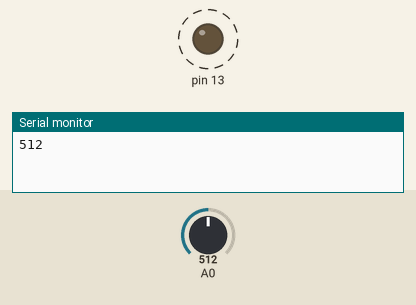
The sketch below on a simulated Arduino Uno, built with avr-gcc and run on an emulated ATmega328P. Parts: output pins drawn as LEDs (lit = HIGH), the last lines printed to the serial monitor. Dashed ring = blinking. Inputs (shaded band) come from the test bench; at power-on: A0 = 512.

Above: at 1.8 s.
1.9 s: A0 set to 306
At 2.2 s:
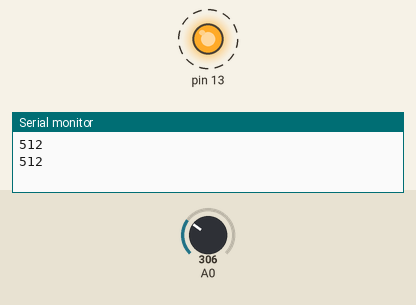
5.4 s: A0 set to 122
At 5.56 s:
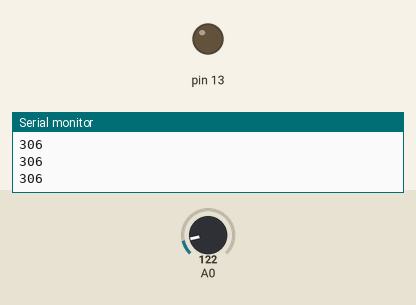
Timing chart, 0 to 14.9 s (numbered marks = the images above; inputs shaded):
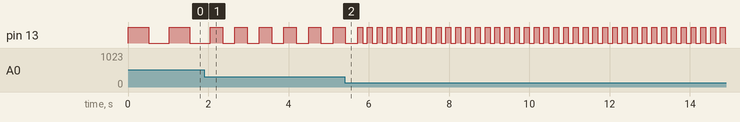

The sketch:

Lab_1B.ino
```cpp
int Rotator;
void setup() {
  // put your setup code here, to run once:

  Serial.begin(9600);
  pinMode(13 , OUTPUT);


}

void loop() {
  // put your main code here, to run repeatedly:
Rotator=analogRead(A0);
digitalWrite(13, HIGH);
delay(Rotator);
digitalWrite(13,LOW);
delay(Rotator);
Serial.println(Rotator);

}
```

Measured:
- after the input at 1.9 s, pin 13: alternates HIGH for 0.31 s and LOW for 0.31 s, starting after 0.46 s
- by itself, pin 13: alternates HIGH for 0.51 s and LOW for 0.51 s
